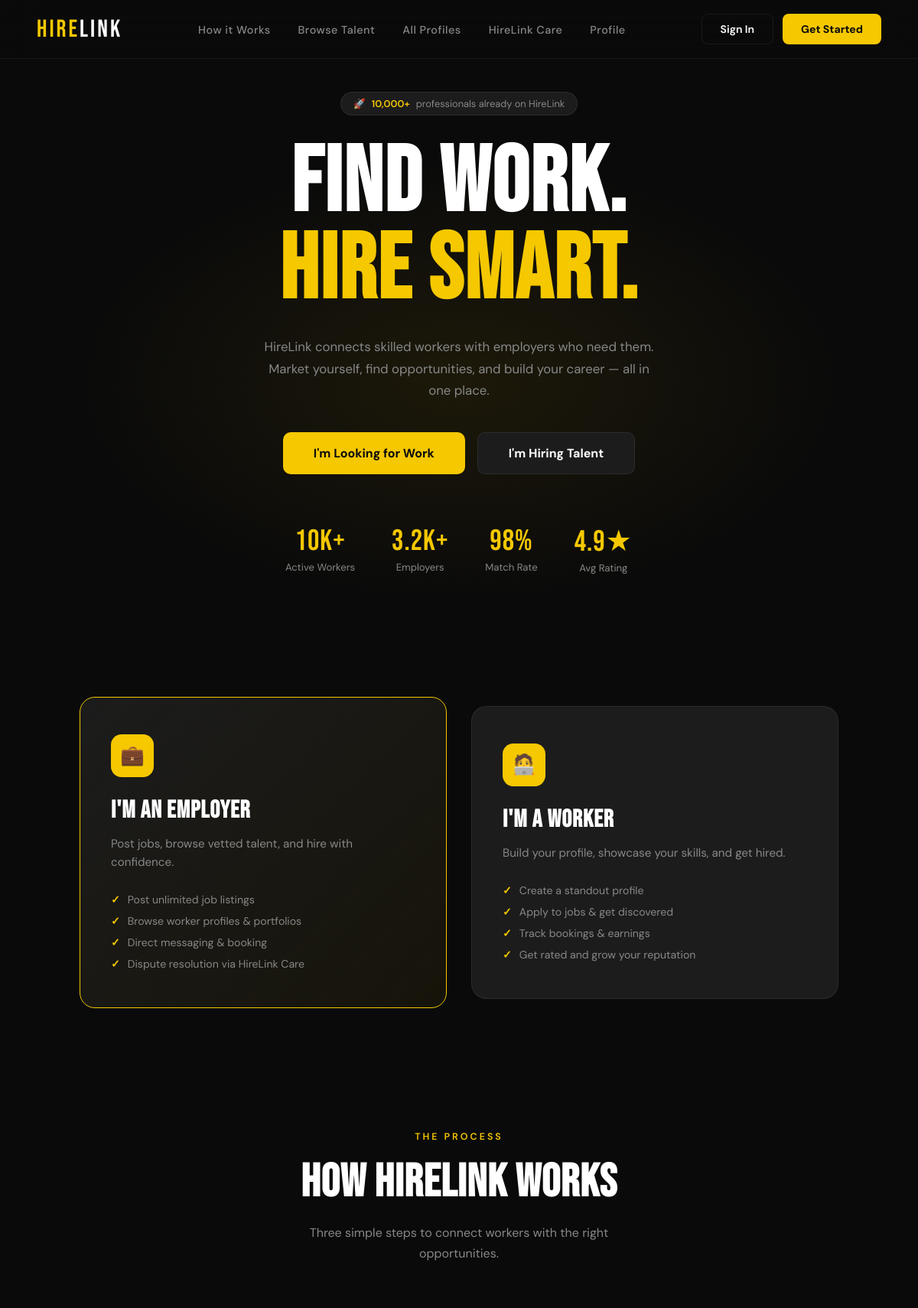
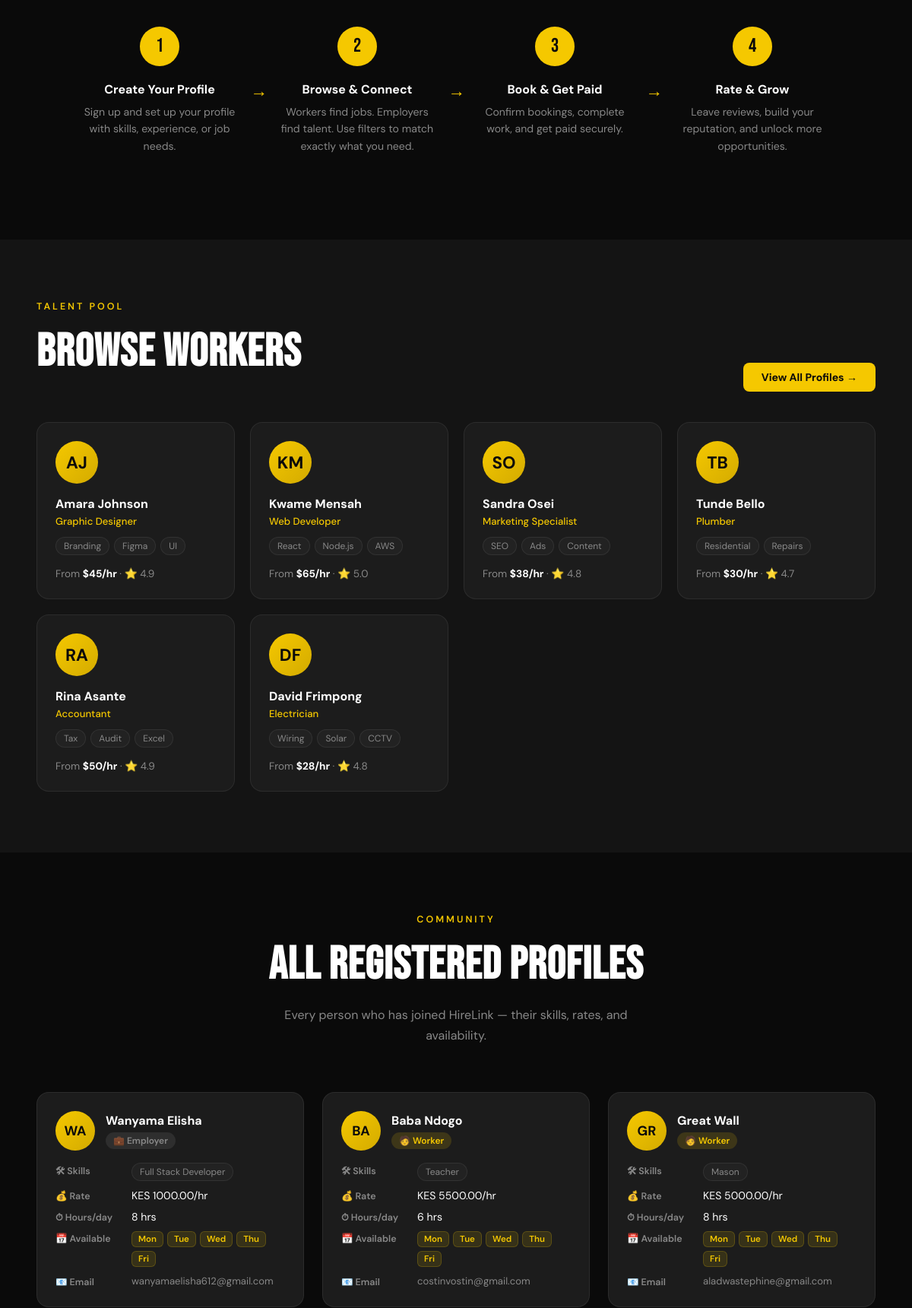
The page / (upper part) on the database its author committed (2 pictures, top to bottom).
### skillsync/models.py (models this page shows, shortened)
class User(AbstractBaseUser, PermissionsMixin):
    ROLE_CHOICES = (
        ('employer', 'Employer'),
        ('worker',   'Worker'),
    )
    DAYS_CHOICES = [
        ('Mon', 'Monday'),
        ('Tue', 'Tuesday'),
        ('Wed', 'Wednesday'),
        ('Thu', 'Thursday'),
        ('Fri', 'Friday'),
        ('Sat', 'Saturday'),
        ('Sun', 'Sunday'),
    ]
    email       = models.EmailField(unique=True)
    full_name   = models.CharField(max_length=150)
    role        = models.CharField(max_length=10, choices=ROLE_CHOICES)
    is_active   = models.BooleanField(default=True)
    is_staff    = models.BooleanField(default=False)
    date_joined = models.DateTimeField(auto_now_add=True)
    skills        = models.CharField(max_length=300, blank=True, help_text='Comma-separated skills e.g. Plumbing, Welding')
    hourly_wage   = models.DecimalField(max_digits=8, decimal_places=2, null=True, blank=True, help_text='Hourly rate in KES')
    hours_per_day = models.PositiveIntegerField(null=True, blank=True, help_text='Comfortable working hours per day')
    working_days  = models.CharField(max_length=100, blank=True, help_text='Comma-separated days e.g. Mon,Tue,Wed')
    groups = models.ManyToManyField(
        'auth.Group', blank=True,
        related_name='skillsync_users', verbose_name='groups',
    )
    user_permissions = models.ManyToManyField(
        'auth.Permission', blank=True,
        related_name='skillsync_users', verbose_name='user permissions',
    )
    USERNAME_FIELD  = 'email'
    REQUIRED_FIELDS = ['full_name']
    objects = UserManager()
    def get_skills_list(self):
        return [s.strip() for s in self.skills.split(',') if s.strip()]
    def get_working_days_list(self):
        return [d.strip() for d in self.working_days.split(',') if d.strip()]

### skillsync/views.py (the view)
# urls.py: path('', views.dashboard, name='dashboard'),
def dashboard(request):
    profiles = User.objects.all().order_by('-date_joined')
    return render(request, 'dashboard.html', {
        'user':     request.user,
        'profiles': profiles,
    })

### skillsync/templates/dashboard.html (shortened to what this page needs)
<!DOCTYPE html>
<html lang="en">
<head>
{% load static %}
<link rel="stylesheet" href="{% static 'css/main.css' %}">
</head>
<body>
<nav>
  <a class="logo" href="#">Hire<span>Link</span></a>
  <ul class="nav-links">
    <li><a href="#how">How it Works</a></li>
    <li><a href="#browse">Browse Talent</a></li>
    <li><a href="#all-profiles">All Profiles</a></li>
    <li><a href="#care">HireLink Care</a></li>
    {% if not user.is_authenticated %}<li><a href="#profile">Profile</a></li>{% endif %}
  </ul>
  <div class="nav-cta">
    {% if user.is_authenticated %}
      <div style="display:flex;flex-direction:column;align-items:flex-end;gap:4px;">
        <span style="font-size:0.85rem;font-weight:600;color:#f5c518;">👋 Welcome, {{ user.full_name }}</span>
        <a href="/logout/" class="btn-outline" style="font-size:0.78rem;padding:4px 14px;">Logout</a>
        <button onclick="openDeleteModal()" style="font-size:0.78rem;padding:4px 14px;border-radius:8px;border:1px solid rgba(239,83,80,0.4);background:transparent;color:#ef5350;font-family:'DM Sans',sans-serif;font-weight:600;cursor:pointer;">Delete Account</button>
      </div>
    {% else %}
      <button class="btn-outline" onclick="openModal('login')">Sign In</button>
      <button class="btn-yellow" onclick="openModal('register')">Get Started</button>
    {% endif %}
  </div>
</nav>
<section class="hero">
  <div class="hero-badge">🚀 <span>10,000+</span> professionals already on HireLink</div>
  <h1>FIND WORK.<br><em>HIRE SMART.</em></h1>
  <p>HireLink connects skilled workers with employers who need them. Market yourself, find opportunities, and build your career — all in one place.</p>
  <div class="hero-actions">
    <button class="btn-hero btn-hero-primary" onclick="openModal('register')">I'm Looking for Work</button>
    <button class="btn-hero btn-hero-secondary" onclick="openModal('register')">I'm Hiring Talent</button>
  </div>
  <div class="hero-stats">
    <div class="stat"><div class="stat-num">10K+</div><div class="stat-label">Active Workers</div></div>
    <div class="stat"><div class="stat-num">3.2K+</div><div class="stat-label">Employers</div></div>
    <div class="stat"><div class="stat-num">98%</div><div class="stat-label">Match Rate</div></div>
    <div class="stat"><div class="stat-num">4.9★</div><div class="stat-label">Avg Rating</div></div>
  </div>
</section>
<section class="roles">
  <div class="role-card featured">
    <div class="role-icon">💼</div>
    <h3>I'm an Employer</h3>
    <p>Post jobs, browse vetted talent, and hire with confidence.</p>
    <ul>
      <li>Post unlimited job listings</li>
      <li>Browse worker profiles & portfolios</li>
      <li>Direct messaging & booking</li>
      <li>Dispute resolution via HireLink Care</li>
    </ul>
  </div>
  <div class="role-card">
    <div class="role-icon">🧑‍💻</div>
    <h3>I'm a Worker</h3>
    <p>Build your profile, showcase your skills, and get hired.</p>
    <ul>
      <li>Create a standout profile</li>
      <li>Apply to jobs & get discovered</li>
      <li>Track bookings & earnings</li>
      <li>Get rated and grow your reputation</li>
    </ul>
  </div>
</section>
<section class="hiw" id="how">
  <div class="section-label">The Process</div>
  <h2 class="section-title">HOW HIRELINK WORKS</h2>
  <p class="section-sub">Three simple steps to connect workers with the right opportunities.</p>
  <div class="steps">
    <div class="step"><div class="step-num">1</div><h4>Create Your Profile</h4><p>Sign up and set up your profile with skills, experience, or job needs.</p></div>
    <div class="step"><div class="step-num">2</div><h4>Browse & Connect</h4><p>Workers find jobs. Employers find talent. Use filters to match exactly what you need.</p></div>
    <div class="step"><div class="step-num">3</div><h4>Book & Get Paid</h4><p>Confirm bookings, complete work, and get paid securely.</p></div>
    <div class="step"><div class="step-num">4</div><h4>Rate & Grow</h4><p>Leave reviews, build your reputation, and unlock more opportunities.</p></div>
  </div>
</section>
<section class="browse" id="browse">
  <div class="browse-header">
    <div>
      <div class="section-label">Talent Pool</div>
      <h2 class="section-title">BROWSE WORKERS</h2>
    </div>
    <button class="btn-yellow" onclick="openModal('register')">View All Profiles →</button>
  </div>
  <div class="profiles-grid">
    <div class="profile-card"><div class="profile-avatar">AJ</div><div class="profile-name">Amara Johnson</div><div class="profile-role">Graphic Designer</div><div class="profile-tags"><span class="tag">Branding</span><span class="tag">Figma</span><span class="tag">UI</span></div><div class="profile-rate">From <strong>$45/hr</strong> · ⭐ 4.9</div></div>
    <div class="profile-card"><div class="profile-avatar">KM</div><div class="profile-name">Kwame Mensah</div><div class="profile-role">Web Developer</div><div class="profile-tags"><span class="tag">React</span><span class="tag">Node.js</span><span class="tag">AWS</span></div><div class="profile-rate">From <strong>$65/hr</strong> · ⭐ 5.0</div></div>
    <div class="profile-card"><div class="profile-avatar">SO</div><div class="profile-name">Sandra Osei</div><div class="profile-role">Marketing Specialist</div><div class="profile-tags"><span class="tag">SEO</span><span class="tag">Ads</span><span class="tag">Content</span></div><div class="profile-rate">From <strong>$38/hr</strong> · ⭐ 4.8</div></div>
    <div class="profile-card"><div class="profile-avatar">TB</div><div class="profile-name">Tunde Bello</div><div class="profile-role">Plumber</div><div class="profile-tags"><span class="tag">Residential</span><span class="tag">Repairs</span></div><div class="profile-rate">From <strong>$30/hr</strong> · ⭐ 4.7</div></div>
    <div class="profile-card"><div class="profile-avatar">RA</div><div class="profile-name">Rina Asante</div><div class="profile-role">Accountant</div><div class="profile-tags"><span class="tag">Tax</span><span class="tag">Audit</span><span class="tag">Excel</span></div><div class="profile-rate">From <strong>$50/hr</strong> · ⭐ 4.9</div></div>
    <div class="profile-card"><div class="profile-avatar">DF</div><div class="profile-name">David Frimpong</div><div class="profile-role">Electrician</div><div class="profile-tags"><span class="tag">Wiring</span><span class="tag">Solar</span><span class="tag">CCTV</span></div><div class="profile-rate">From <strong>$28/hr</strong> · ⭐ 4.8</div></div>
  </div>
</section>
<section class="all-profiles-section" id="all-profiles">
  <div class="section-label">Community</div>
  <h2 class="section-title">ALL REGISTERED PROFILES</h2>
  <p class="section-sub">Every person who has joined HireLink — their skills, rates, and availability.</p>
  {% if profiles %}
  <div class="all-profiles-grid">
    {% for p in profiles %}
    <div class="full-profile-card">
      <div class="fp-header">
        <div class="fp-avatar">{{ p.full_name|slice:":2"|upper }}</div>
        <div class="fp-identity">
          <div class="fp-name">{{ p.full_name }}</div>
          <div class="fp-role-badge {% if p.role == 'worker' %}badge-worker{% else %}badge-employer{% endif %}">
            {% if p.role == 'worker' %}🧑 Worker{% else %}💼 Employer{% endif %}
          </div>
        </div>
      </div>
      <div class="fp-details">
        {% if p.skills %}
        <div class="fp-row">
          <span class="fp-label">🛠 Skills</span>
          <div class="fp-tags">
            {% for skill in p.get_skills_list %}
              <span class="tag">{{ skill }}</span>
            {% endfor %}
          </div>
        </div>
        {% endif %}
        {% if p.hourly_wage %}
        <div class="fp-row">
          <span class="fp-label">💰 Rate</span>
          <span class="fp-value">KES {{ p.hourly_wage }}/hr</span>
        </div>
        {% endif %}
        {% if p.hours_per_day %}
        <div class="fp-row">
          <span class="fp-label">⏱ Hours/day</span>
          <span class="fp-value">{{ p.hours_per_day }} hrs</span>
        </div>
        {% endif %}
        {% if p.working_days %}
        <div class="fp-row">
          <span class="fp-label">📅 Available</span>
          <div class="fp-days">
            {% for day in p.get_working_days_list %}
              <span class="day-badge">{{ day }}</span>
            {% endfor %}
          </div>
        </div>
        {% endif %}
        <div class="fp-row">
          <span class="fp-label">📧 Email</span>
          <span class="fp-value fp-email">{{ p.email }}</span>
        </div>
      </div>
    </div>
    {% endfor %}
  </div>
  {% else %}
  <div class="no-profiles">
    <p>No profiles registered yet. <button class="btn-yellow" onclick="openModal('register')">Be the first!</button></p>
  </div>
  {% endif %}
</section>
</body>
</html>

### rows shown on the page
User: full_name "WA", full_name "Wanyama Elisha", role "💼 Employer", get_skills_list "Full Stack Developer", hourly_wage "1000.00", hours_per_day "8", get_working_days_list "Mon" "Tue" "Wed" "Thu" "Fri", email "wanyamaelisha612@gmail.com"
User: full_name "BA", full_name "Baba Ndogo", role "🧑 Worker", get_skills_list "Teacher", hourly_wage "5500.00", hours_per_day "6", get_working_days_list "Mon" "Tue" "Wed" "Thu" "Fri", email "costinvostin@gmail.com"
User: full_name "GR", full_name "Great Wall", role "🧑 Worker", get_skills_list "Mason", hourly_wage "5000.00", hours_per_day "8", get_working_days_list "Mon" "Tue" "Wed" "Thu" "Fri", email "aladwastephine@gmail.com"
